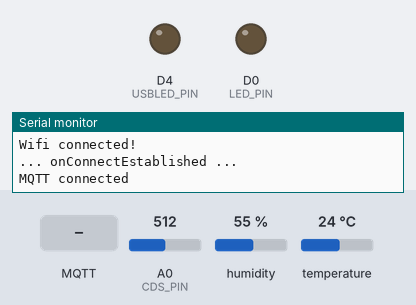
Bench run of a sketch on a simulated ESP8266 (NodeMCU). Shown: output pins drawn as LEDs (lit = HIGH), the last lines printed to the serial monitor. Inputs (shaded band) come from the test bench; at power-on: A0 (CDS_PIN) = 512, humidity 55 %, temperature 24 °C. No MQTT or app messages arrive unless stated.

Above: at 1.8 s.
1.9 s: MQTT message "ledon" arrives on the first subscribed topic
At 3.1 s:
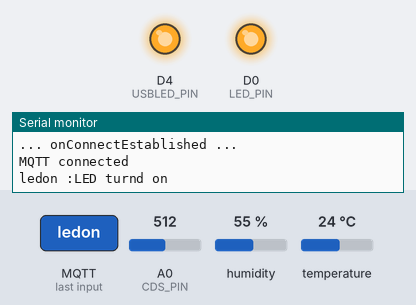
3.4 s: MQTT message "ledoff" arrives on the first subscribed topic
At 4.2 s:
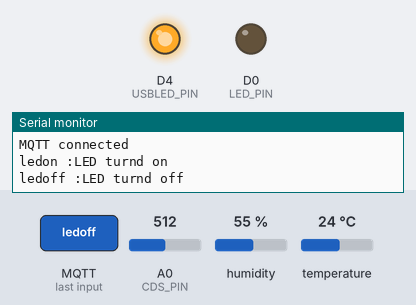
4.9 s: MQTT message "usbledon" arrives on the first subscribed topic
At 5.4 s:
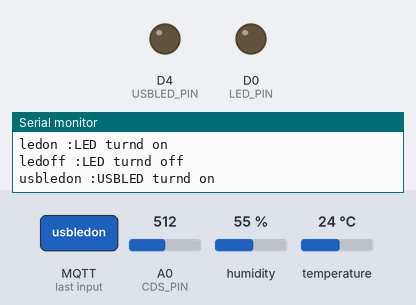
6.4 s: MQTT message "ledon" arrives on the first subscribed topic
At 7.7 s:
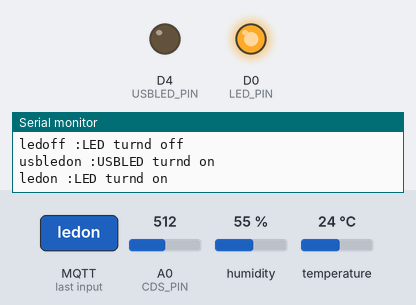
Timing chart, 0 to 8.9 s (numbered marks = the images above; inputs shaded):
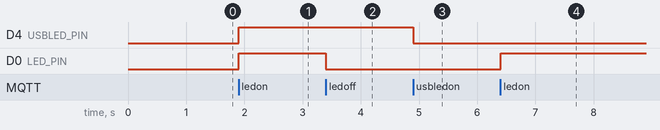

The sketch:

Lab6_rpi_EspMQTTClient_nodeMCU_LED_DHT_MQTT.ino.ino
```cpp
 /*Lab6_rpi_EspMQTTClient_NodeMCU_LED_DHT_MQTT.ino*/
#include "EspMQTTClient.h"
#include "DHTesp.h"

#define LED_PIN D0
#define USBLED_PIN D4
#define DHT_PIN D3
#define CDS_PIN A0

// Sensors and Actuators
#define DHTTYPE DHT22
#define LED_ON HIGH
#define LED_OFF LOW
#define RELAY_ON LOW // active low
#define RELAY_OFF HIGH
#define USBLED_ON RELAY_ON
#define USBLED_OFF RELAY_OFF

int led_state = LED_OFF, usbled_state = USBLED_OFF;
float temperature = 0, humidity = 0;
int lightValue = 0;

DHTesp dht;

const char *WifiSSID = "NTH413";
const char *WifiPassword = "cseenth413";
#define mqtt_broker "sweetdream.iptime.org"
#define MQTTUsername "iot"
#define MQTTPassword "csee1414"
#define mqtt_clienname "JJLee"
// const char *WifiSSID = "leeejjju";
// const char *WifiPassword = "18639158";
// #define mqtt_broker "192.168.137.140"
// #define mqtt_clienname "JJLee"

EspMQTTClient mqtt_client(
  WifiSSID, //wifi information
  WifiPassword,
  mqtt_broker,  // MQTT Broker server ip
  MQTTUsername,   // Can be omitted if not needed
  MQTTPassword,   // Can be omitted if not needed
  mqtt_clienname,     // Client name that uniquely identify your device
  1883              // The MQTT port, default to 1883. this line can be omitted
);

const char *pub_dht_temp = "iot/22100579/dht22_t";
const char *pub_dht_humi = "iot/22100579/dht22_h";
const char *pub_cds = "iot/22100579/cds";
const char *sub_topic = "iot/22100579";
int check_wifi = 1;
int check_mqtt = 1;

void setup(){
  Serial.begin(115200);

  pinMode(LED_PIN, OUTPUT);  // LED 연결단자
  pinMode(USBLED_PIN, OUTPUT);  // USBLED 연결단자
  led_state = LED_OFF;
  usbled_state = USBLED_OFF;

  pinMode(CDS_PIN, INPUT);
  dht.setup(DHT_PIN, DHTesp::DHTTYPE);

}


long long next_time = 0;

void onConnectionEstablished(){
  Serial.println("... onConnectEstablished ...");

  mqtt_client.subscribe(sub_topic, [](const String & payload) {
    Serial.print(payload);
    led_state = digitalRead(LED_PIN);

    if(payload == "ledon"){
      led_state = LED_ON;
      Serial.println(" :LED turnd on");
    }else if(payload == "ledoff"){
      led_state = LED_OFF;
      Serial.println(" :LED turnd off");
    }else if(payload == "usbledon"){
      usbled_state = USBLED_ON;
      Serial.println(" :USBLED turnd on");
    }else if(payload == "usbledoff"){
      usbled_state = USBLED_OFF;
      Serial.println(" :USBLED turnd off");
    }

    // else if(payload.equals("led") != -1){
    //   if(led_state == LED_ON) led_state = LED_OFF;
    //   else led_state = LED_ON;
    //   Serial.println(" :LED toggled");
    // }else if(payload.equals("usbled") != -1){
    //   if(usbled_state == USBLED_ON) usbled_state = USBLED_OFF;
    //   else usbled_state = USBLED_ON;
    //   Serial.println(" :USBLED toggled");
    // }

    digitalWrite(LED_PIN, led_state);
    digitalWrite(USBLED_PIN, usbled_state);

  });

  mqtt_client.publish(sub_topic, "Hello from nodeMCU");

}

void loop(){
  // mqtt_client.loop();
  if(check_wifi == 1 && mqtt_client.isWifiConnected()) {
  Serial.println("Wifi connected!");
  check_wifi = 0;
  }
  else if(check_mqtt == 1 && mqtt_client.isMqttConnected()) {
  Serial.println("MQTT connected");
  check_mqtt = 0;
  }

  mqtt_client.loop();

  if(next_time < millis()){

    String mqtt_payload;
    humidity = dht.getHumidity();
    temperature = dht.getTemperature();
    mqtt_payload = String(temperature);
    mqtt_client.publish(pub_dht_temp, mqtt_payload);
    mqtt_payload = String(humidity);
    mqtt_client.publish(pub_dht_humi, mqtt_payload);
    //Serial.println(" :dht22 value sent");

    lightValue = analogRead(CDS_PIN);
    mqtt_payload = String(lightValue);
    mqtt_client.publish(pub_cds, mqtt_payload);
    //Serial.println(" :cds value sent");

    next_time = millis() + 1000;
  }

}
```

Measured:
- after the input at 1.9 s, D4 (USBLED_PIN), D0 (LED_PIN): LOW → HIGH at once
- after the input at 3.4 s, D0 (LED_PIN): HIGH → LOW at once
- after the input at 4.9 s, D4 (USBLED_PIN): HIGH → LOW at once
- after the input at 6.4 s, D0 (LED_PIN): LOW → HIGH at once
